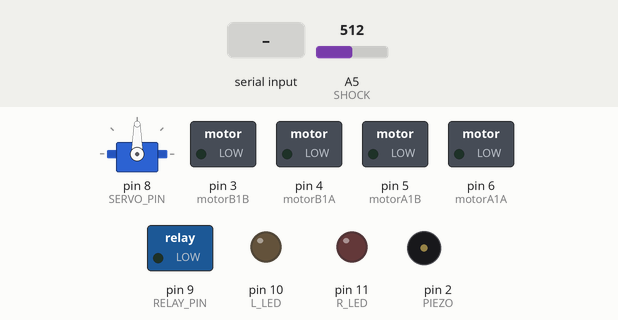
The sketch below on a simulated Arduino Uno, built with avr-gcc and run on an emulated ATmega328P. Parts: servo, switched loads named in the sketch (green lamp = pin HIGH), output pins drawn as LEDs (lit = HIGH), buzzer (waves = sounding). Dashed ring = blinking. The test bench sets the inputs (shaded band); at power-on: A5 (SHOCK) = 512. What the sketch prints to the serial monitor is not drawn.

Above: at 1.8 s.
1.9 s: A5 (SHOCK) set to 981
3.4 s: A5 (SHOCK) set to 1007
At 3.5 s:
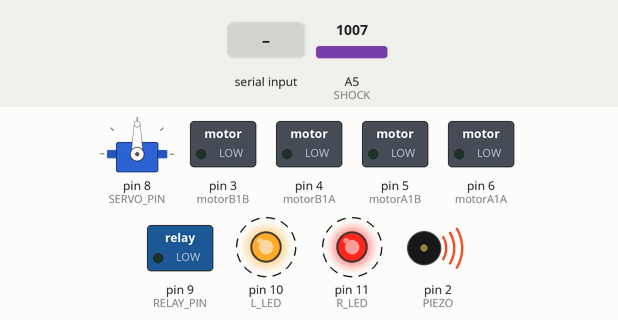
6.4 s: "d" received over the second serial link
At 8.3 s:
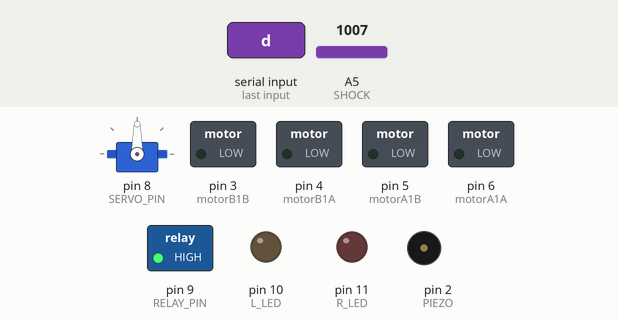
9.4 s: "2" received over the second serial link
At 10.6 s:
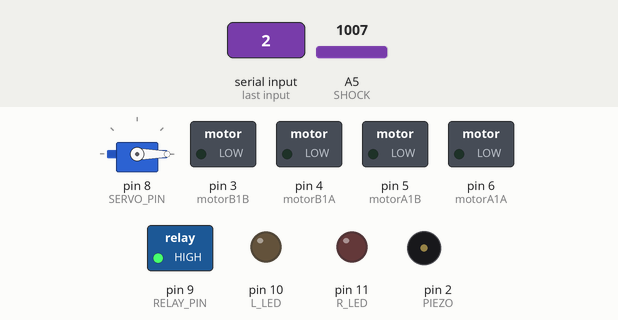
10.9 s: "p" received over the second serial link
At 12.2 s:
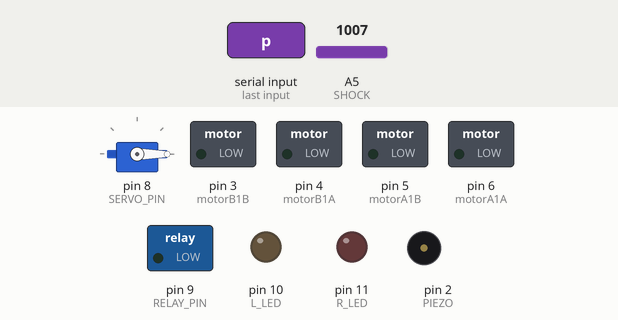
13.9 s: "9" received over the second serial link
At 14.49 s:
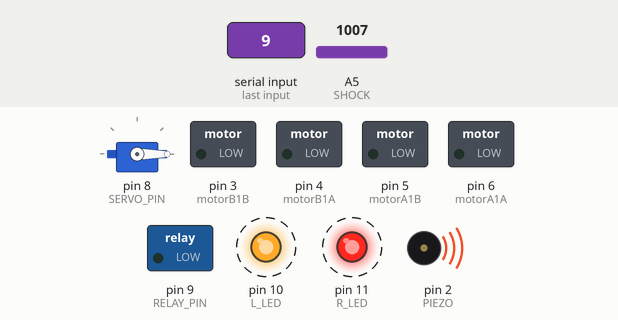
Timing chart, 0 to 17.8 s (numbered marks = the images above; inputs shaded):
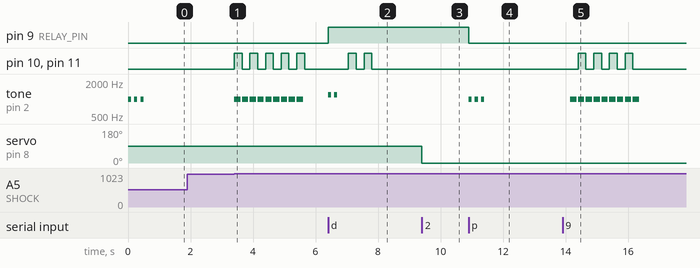

The sketch:

mainScript.ino
```cpp
#include <Servo.h>
#include <SoftwareSerial.h>
// #include <Arduino_FreeRTOS.h>

// ---------- 핀 설정 ----------
#define sensorFront A1
#define sensorBack A0
#define sensorRight A2
#define PIEZO 2
#define motorB1B 3
#define motorB1A 4
#define motorA1B 5
#define motorA1A 6
#define SHOCK A5
#define SERVO_PIN 8
#define RELAY_PIN 9
#define L_LED 10
#define R_LED 11

//-------페에조 음 설정-------
#define NOTE_E5 659
#define NOTE_DS5 622
#define NOTE_B4 494
#define NOTE_D5 587
#define NOTE_C5 523
#define NOTE_A4 440
#define NOTE_C4 262
#define NOTE_E4 330
#define NOTE_GS4 415
#define NOTE_B3 247

// ---------- 전역 객체 ----------
SoftwareSerial mySerial(12, 13);  // RX, TX
Servo doorServo;

bool isDoorOpen = false;
bool isAlarmOn = false;
bool isAlarmLed = false;
bool triggered = false;
bool ledState = false;
bool isAutoParking = false;
bool toggle = false;
unsigned int lastToggle = 0;
const int threshold = 1000;
int speed = 0;
int sensorValue = 0;
int direction = -1;
int soundCount = 0;
const int thresholdDistance = 15;
// BlinkLED 전용 변수
bool isBlinking = false;
int blinkTargetCount = 0;
int blinkCurrentCount = 0;
unsigned long blinkLastTime = 0;
bool blinkLedState = false;

const int melody[] = {
  NOTE_E5, NOTE_DS5, NOTE_E5, NOTE_DS5, NOTE_E5,
  NOTE_B4, NOTE_D5, NOTE_C5, NOTE_A4,
  NOTE_C4, NOTE_E4, NOTE_A4, NOTE_B4,
  NOTE_E4, NOTE_GS4, NOTE_B4, NOTE_C5,
  NOTE_E4, NOTE_E5, NOTE_DS5, NOTE_E5, NOTE_DS5,
  NOTE_E5, NOTE_B4, NOTE_D5, NOTE_C5, NOTE_A4
};

const int noteDurations[] = {
  150, 200, 150, 200, 150,
  200, 200, 200, 350,
  150, 200, 150, 350,
  150, 200, 150, 350,
  150, 200, 150, 200, 150,
  200, 200, 200, 200, 350
};

const int totalNotes = sizeof(melody) / sizeof(melody[0]);

int currentNoteIndex = 0;
unsigned long lastNoteTime = 0;
bool isPlayingParkingSound = false;

// ---------- 전역 함수 ----------
void DoubleLED(int pin1, int pin2, int state);
void BlinkLED(int count);
void EngineSound(int interval, int count);
void ParkingSound();
void EmergencySound();
void AutoParking();
void vibration();
void startBlinking(int count);
void updateBlinking();

// ---------- 상태 인터페이스 ----------
class IState {
public:
  virtual void enter() = 0;
  virtual void update() = 0;
  virtual void handleInput(char input) = 0;
  virtual void exit() = 0;
};

// ---------- FSM 컨트롤러 ----------
class StateMachine {
private:
  IState* currentState;

public:
  StateMachine()
    : currentState(nullptr) {
  }

  void changeState(IState* newState) {
    if (currentState) {
      currentState->exit();
    }
    currentState = newState;
    if (currentState) {
      currentState->enter();
    }
  }

  void update() {
    if (currentState) currentState->update();
  }

  void handleInput(char input) {
    if (currentState) currentState->handleInput(input);
  }
};

StateMachine fsm;

// ---------- BaseState ----------
class BaseState : public IState {
public:
  virtual void enter() override {
    // 필요한 초기화 작업
  }
  virtual void handleInput(char input) override {
    // 도어 제어
    if (input == '1' && isDoorOpen) {
      isDoorOpen = false;
      doorServo.write(90);
      Serial.println("문 닫힘");
    } else if (input == '2' && !isDoorOpen) {
      isDoorOpen = true;
      doorServo.write(0);
      Serial.println("문 열림");
    }
  }
  virtual void update() override {
    if (mySerial.available()) {
      char c = mySerial.read();
      fsm.handleInput(c);
    }
    if (isAlarmOn) {
      if (millis() - lastToggle > 300) {
        lastToggle = millis();
        isAlarmLed = !isAlarmLed;
      } else if (!isAlarmOn) {
        lastToggle = 0;
      }
    }
  }

  virtual void exit() override {
    // 필요 시 상태 종료 작업
  }
};

// ---------- 상태 클래스들 정의 ----------
class EngineState;

class IdleState : public BaseState {
private:
  unsigned long lastCollisionTime = 0;
  const unsigned long collisionDelay = 1000;
public:
  void enter() override {
    digitalWrite(RELAY_PIN, LOW);
    EngineSound(1000, 3);
    startBlinking(2);
  }

  void handleInput(char input) override;

  void update() override {
    BaseState::update();
    updateBlinking();
    sensorValue = analogRead(SHOCK);
    if (sensorValue >= threshold && !triggered) {
      vibration();
      isAlarmOn = true;
    }
    if (sensorValue < threshold) {
      triggered = false;
    }
    EmergencySound();
  }
  void exit() override {
  }
};

class EngineState : public BaseState {
private:
public:
  void enter() override {
    digitalWrite(RELAY_PIN, HIGH);
    EngineSound(1200, 2);
    ledState = true;
    startBlinking(3);
  }

  void update() override {
    BaseState::update();
    updateBlinking();
    if (isAutoParking) {
      AutoParking();
    }
  }

  void handleInput(char input) override;

  void exit() override {
    DoubleLED(L_LED, R_LED, LOW);
    digitalWrite(RELAY_PIN, LOW);
  }
};

IdleState idleState;
EngineState engineState;

// ---------- 상태 메서드 구현 ----------
void IdleState::handleInput(char input) {
  BaseState::handleInput(input);
  switch (input) {
    case 'd':
      //시동킴
      fsm.changeState(&engineState);
      break;
    case '9':
      isAlarmOn = true;
      break;
    case '0':
      isAlarmOn = false;
      break;
  }
}

void EngineState::handleInput(char input) {
  BaseState::handleInput(input);
  switch (input) {
    case 'p':
      //시동끔
      fsm.changeState(&idleState);
      break;
    case 'b':
      //자동주차
      isAutoParking = true;
      isPlayingParkingSound = true;
      //ParkingSound();
      direction = 0;
      break;
    case 'f':
      isAutoParking = true;
      isPlayingParkingSound = true;
      direction = 1;
  }
}

// ---------- 유틸 ----------
void DoubleLED(int pin1, int pin2, int state) {
  digitalWrite(pin1, state);
  digitalWrite(pin2, state);
}

void EngineSound(int interval, int count) {
  for (int i = 0; i < count; i++) {
    tone(PIEZO, interval, 100);
    delay(200);
  }
  noTone(PIEZO);
}

void startBlinking(int count) {
  isBlinking = true;
  blinkTargetCount = count;
  blinkCurrentCount = 0;
  blinkLastTime = millis();
  blinkLedState = false;
}

void updateBlinking() {
  if (!isBlinking) return;

  unsigned long now = millis();
  if (now - blinkLastTime >= 250) {
    blinkLastTime = now;
    blinkLedState = !blinkLedState;
    DoubleLED(L_LED, R_LED, blinkLedState);

    if (blinkLedState) {  // ON일 때만 카운트 증가
      blinkCurrentCount++;
      Serial.println(blinkCurrentCount);
    }

    if (blinkCurrentCount >= blinkTargetCount) {
      isBlinking = false;
      DoubleLED(L_LED, R_LED, LOW);
    }
  }
}

void EmergencySound() {
  if (!isAlarmOn) {
    DoubleLED(L_LED, R_LED, LOW);
    return;
  }

  unsigned long currentMillis = millis();
  if (currentMillis - lastToggle >= 250 && soundCount < 10) {
    lastToggle = currentMillis;

    tone(PIEZO, 1000, 200);
    ledState = !ledState;
    DoubleLED(L_LED, R_LED, ledState);

    soundCount++;
  }

  if (soundCount >= 10) {
    noTone(PIEZO);
    DoubleLED(L_LED, R_LED, LOW);
    isAlarmOn = false;
    soundCount = 0;
    lastToggle = 0;
  }
}

void updateParkingSound() {
  if (!isPlayingParkingSound) {
    currentNoteIndex = 0;
    return;
  }

  unsigned long currentMillis = millis();
  int duration = noteDurations[currentNoteIndex];

  if (currentMillis - lastNoteTime >= duration) {
    currentNoteIndex++;

    if (currentNoteIndex >= totalNotes) {
      noTone(PIEZO);
      currentNoteIndex = 0;
    }

    tone(PIEZO, melody[currentNoteIndex], noteDurations[currentNoteIndex]);
    lastNoteTime = currentMillis;
  }
}

void startParkingSound() {
  isPlayingParkingSound = true;
  currentNoteIndex = 0;
  lastNoteTime = millis();
  tone(PIEZO, melody[0], noteDurations[0]);
}

// ---------- 라이프 사이클 ----------
void setup() {
  Serial.begin(9600);
  mySerial.begin(9600);

  pinMode(RELAY_PIN, OUTPUT);
  pinMode(PIEZO, OUTPUT);
  pinMode(L_LED, OUTPUT);
  pinMode(R_LED, OUTPUT);
  pinMode(motorA1A, OUTPUT);
  pinMode(motorA1B, OUTPUT);
  pinMode(motorB1A, OUTPUT);
  pinMode(motorB1B, OUTPUT);
  pinMode(SHOCK, INPUT);

  doorServo.attach(SERVO_PIN);
  doorServo.write(90);

  fsm.changeState(&idleState);
}

void loop() {
  fsm.update();
}

void AutoParking() {
  int analogFront = analogRead(sensorFront);
  int analogBack = analogRead(sensorBack);
  int analogRight = analogRead(sensorRight);

  float distanceFront = 4800.0 / analogFront;
  float distanceBack = 4800.0 / analogBack;
  float distanceRight = 4800.0 / analogRight;

  if (direction == 0 && distanceFront > thresholdDistance) {
    moveForward();
    updateParkingSound();
  } else if (direction == 1 && distanceBack > thresholdDistance) {
    moveBackward();
    updateParkingSound();
  } else {
    stopMotors();
    isPlayingParkingSound = false;
    isAutoParking = false;
    noTone(PIEZO);
    direction = -1;
  }

  delay(100);
}

void moveForward() {
  digitalWrite(motorA1A, HIGH);
  digitalWrite(motorA1B, LOW);
  digitalWrite(motorB1A, HIGH);
  digitalWrite(motorB1B, LOW);
}

void moveBackward() {
  digitalWrite(motorA1A, LOW);
  digitalWrite(motorA1B, HIGH);
  digitalWrite(motorB1A, LOW);
  digitalWrite(motorB1B, HIGH);
}

void stopMotors() {
  digitalWrite(motorA1A, LOW);
  digitalWrite(motorA1B, LOW);
  digitalWrite(motorB1A, LOW);
  digitalWrite(motorB1B, LOW);
}

void vibration() {
  isAlarmOn = true;
  triggered = true;
}
```

Measured:
- the behaviour switches between 999 and 1000 on A5 (SHOCK) (found by bisection; images 0 and 1)
- after the input at 1.9 s, every drawn part: stays the same
- after the input at 3.4 s, pin 10 (L_LED), pin 11 (R_LED): alternates HIGH for 0.25 s and LOW for 0.25 s, 10 changes in all, then stays LOW, starting at once; tone on pin 2 (PIEZO): alternates 1000 Hz for 0.20 s and silent for 0.05 s, 18 changes in all, then stays silent, starting at once
- after the input at 6.4 s, pin 9 (RELAY_PIN): LOW → HIGH at once; pin 10 (L_LED), pin 11 (R_LED): alternates HIGH for 0.25 s and LOW for 0.25 s, 4 changes in all, then stays LOW, starting after 0.65 s; tone on pin 2 (PIEZO): alternates 1200 Hz for 0.10 s and silent for 0.10 s, 4 changes in all, then stays silent, starting at once
- after the input at 9.4 s, servo on pin 8 (SERVO_PIN): 90° → 0° at once
- after the input at 10.9 s, pin 9 (RELAY_PIN): HIGH → LOW at once; tone on pin 2 (PIEZO): alternates 1000 Hz for 0.10 s and silent for 0.10 s, 6 changes in all, then stays silent, starting at once
- after the input at 13.9 s, pin 10 (L_LED), pin 11 (R_LED): alternates HIGH for 0.25 s and LOW for 0.25 s, 8 changes in all, then stays LOW, starting after 0.50 s; tone on pin 2 (PIEZO): alternates 1000 Hz for 0.20 s and silent for 0.05 s, 18 changes in all, then stays silent, starting after 0.25 s
